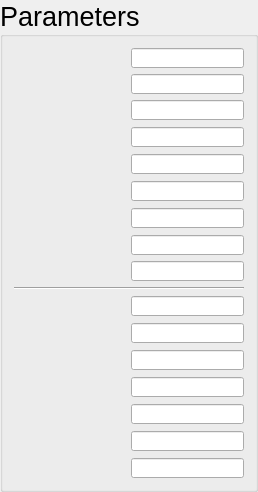
       <widget class="QGroupBox" name="group_Parameters">
        <property name="font">
         <font>
          <pointsize>20</pointsize>
         </font>
        </property>
        <property name="title">
         <string>Parameters</string>
        </property>
        <layout class="QVBoxLayout" name="verticalLayout_2">
         <item>
          <layout class="QHBoxLayout" name="horizontalLayout_2">
           <property name="rightMargin">
            <number>0</number>
           </property>
           <item>
            <widget class="QLabel" name="label_J">
             <property name="minimumSize">
              <size>
               <width>16</width>
               <height>16</height>
              </size>
             </property>
             <property name="maximumSize">
              <size>
               <width>16</width>
               <height>16</height>
              </size>
             </property>
             <property name="toolTip">
              <string>Total Angular Momentum</string>
             </property>
             <property name="text">
              <string/>
             </property>
             <property name="pixmap">
              <pixmap>fig_J.png</pixmap>
             </property>
             <property name="scaledContents">
              <bool>true</bool>
             </property>
            </widget>
           </item>
           <item>
            <spacer name="horizontalSpacer_5">
             <property name="orientation">
              <enum>Qt::Horizontal</enum>
             </property>
             <property name="sizeHint" stdset="0">
              <size>
               <width>40</width>
               <height>20</height>
              </size>
             </property>
            </spacer>
           </item>
           <item>
            <widget class="QLineEdit" name="lineEdit_J">
             <property name="minimumSize">
              <size>
               <width>113</width>
               <height>20</height>
              </size>
             </property>
             <property name="maximumSize">
              <size>
               <width>113</width>
               <height>20</height>
              </size>
             </property>
             <property name="font">
              <font>
               <pointsize>8</pointsize>
              </font>
             </property>
            </widget>
           </item>
          </layout>
         </item>
         <item>
          <layout class="QHBoxLayout" name="horizontalLayout_3">
           <item>
            <widget class="QLabel" name="label_gJ">
             <property name="minimumSize">
              <size>
               <width>21</width>
               <height>16</height>
              </size>
             </property>
             <property name="maximumSize">
              <size>
               <width>21</width>
               <height>16</height>
              </size>
             </property>
             <property name="font">
              <font>
               <pointsize>8</pointsize>
              </font>
             </property>
             <property name="toolTip">
              <string>Landé g-factor</string>
             </property>
             <property name="text">
              <string/>
             </property>
             <property name="pixmap">
              <pixmap>fig_gJ.png</pixmap>
             </property>
             <property name="scaledContents">
              <bool>true</bool>
             </property>
            </widget>
           </item>
           <item>
            <spacer name="horizontalSpacer_6">
             <property name="orientation">
              <enum>Qt::Horizontal</enum>
             </property>
             <property name="sizeHint" stdset="0">
              <size>
               <width>40</width>
               <height>20</height>
              </size>
             </property>
            </spacer>
           </item>
           <item>
            <widget class="QLineEdit" name="lineEdit_gJ">
             <property name="minimumSize">
              <size>
               <width>113</width>
               <height>20</height>
              </size>
             </property>
             <property name="maximumSize">
              <size>
               <width>113</width>
               <height>20</height>
              </size>
             </property>
             <property name="font">
              <font>
               <pointsize>8</pointsize>
              </font>
             </property>
            </widget>
           </item>
          </layout>
         </item>
         <item>
          <layout class="QHBoxLayout" name="horizontalLayout_4">
           <item>
            <widget class="QLabel" name="label_TC1">
             <property name="minimumSize">
              <size>
               <width>51</width>
               <height>21</height>
              </size>
             </property>
             <property name="maximumSize">
              <size>
               <width>51</width>
               <height>21</height>
              </size>
             </property>
             <property name="toolTip">
              <string>Curie Temperature of Structure 1</string>
             </property>
             <property name="text">
              <string/>
             </property>
             <property name="pixmap">
              <pixmap>fig_TC1.png</pixmap>
             </property>
             <property name="scaledContents">
              <bool>true</bool>
             </property>
            </widget>
           </item>
           <item>
            <spacer name="horizontalSpacer_7">
             <property name="orientation">
              <enum>Qt::Horizontal</enum>
             </property>
             <property name="sizeHint" stdset="0">
              <size>
               <width>40</width>
               <height>20</height>
              </size>
             </property>
            </spacer>
           </item>
           <item>
            <widget class="QLineEdit" name="lineEdit_TC1">
             <property name="minimumSize">
              <size>
               <width>113</width>
               <height>20</height>
              </size>
             </property>
             <property name="maximumSize">
              <size>
               <width>113</width>
               <height>20</height>
              </size>
             </property>
             <property name="font">
              <font>
               <pointsize>8</pointsize>
              </font>
             </property>
            </widget>
           </item>
          </layout>
         </item>
         <item>
          <layout class="QHBoxLayout" name="horizontalLayout_5">
           <item>
            <widget class="QLabel" name="label_TC2">
             <property name="minimumSize">
              <size>
               <width>51</width>
               <height>21</height>
              </size>
             </property>
             <property name="maximumSize">
              <size>
               <width>51</width>
               <height>21</height>
              </size>
             </property>
             <property name="toolTip">
              <string>Curie Temperature of Structure 2</string>
             </property>
             <property name="text">
              <string/>
             </property>
             <property name="pixmap">
              <pixmap>fig_TC2.png</pixmap>
             </property>
             <property name="scaledContents">
              <bool>true</bool>
             </property>
            </widget>
           </item>
           <item>
            <spacer name="horizontalSpacer_8">
             <property name="orientation">
              <enum>Qt::Horizontal</enum>
             </property>
             <property name="sizeHint" stdset="0">
              <size>
               <width>40</width>
               <height>20</height>
              </size>
             </property>
            </spacer>
           </item>
           <item>
            <widget class="QLineEdit" name="lineEdit_TC2">
             <property name="minimumSize">
              <size>
               <width>113</width>
               <height>20</height>
              </size>
             </property>
             <property name="maximumSize">
              <size>
               <width>113</width>
               <height>20</height>
              </size>
             </property>
             <property name="font">
              <font>
               <pointsize>8</pointsize>
              </font>
             </property>
            </widget>
           </item>
          </layout>
         </item>
         <item>
          <layout class="QHBoxLayout" name="horizontalLayout_6">
           <item>
            <widget class="QLabel" name="label_ThetaD1">
             <property name="minimumSize">
              <size>
               <width>61</width>
               <height>21</height>
              </size>
             </property>
             <property name="maximumSize">
              <size>
               <width>61</width>
               <height>21</height>
              </size>
             </property>
             <property name="toolTip">
              <string>Debye Temperature of Structure 1</string>
             </property>
             <property name="text">
              <string/>
             </property>
             <property name="pixmap">
              <pixmap>fig_ThetaD1.png</pixmap>
             </property>
             <property name="scaledContents">
              <bool>true</bool>
             </property>
            </widget>
           </item>
           <item>
            <spacer name="horizontalSpacer_9">
             <property name="orientation">
              <enum>Qt::Horizontal</enum>
             </property>
             <property name="sizeHint" stdset="0">
              <size>
               <width>40</width>
               <height>20</height>
              </size>
             </property>
            </spacer>
           </item>
           <item>
            <widget class="QLineEdit" name="lineEdit_ThetaD1">
             <property name="minimumSize">
              <size>
               <width>113</width>
               <height>20</height>
              </size>
             </property>
             <property name="maximumSize">
              <size>
               <width>113</width>
               <height>20</height>
              </size>
             </property>
             <property name="font">
              <font>
               <pointsize>8</pointsize>
              </font>
             </property>
            </widget>
           </item>
          </layout>
         </item>
         <item>
          <layout class="QHBoxLayout" name="horizontalLayout_7">
           <item>
            <widget class="QLabel" name="label_ThetaD2">
             <property name="minimumSize">
              <size>
               <width>61</width>
               <height>21</height>
              </size>
             </property>
             <property name="maximumSize">
              <size>
               <width>61</width>
               <height>21</height>
              </size>
             </property>
             <property name="toolTip">
              <string>Debye Temperature of Strucutre 2</string>
             </property>
             <property name="text">
              <string/>
             </property>
             <property name="pixmap">
              <pixmap>fig_ThetaD2.png</pixmap>
             </property>
             <property name="scaledContents">
              <bool>true</bool>
             </property>
            </widget>
           </item>
           <item>
            <spacer name="horizontalSpacer_10">
             <property name="orientation">
              <enum>Qt::Horizontal</enum>
             </property>
             <property name="sizeHint" stdset="0">
              <size>
               <width>40</width>
               <height>20</height>
              </size>
             </property>
            </spacer>
           </item>
           <item>
            <widget class="QLineEdit" name="lineEdit_ThetaD2">
             <property name="minimumSize">
              <size>
               <width>113</width>
               <height>20</height>
              </size>
             </property>
             <property name="maximumSize">
              <size>
               <width>113</width>
               <height>20</height>
              </size>
             </property>
             <property name="font">
              <font>
               <pointsize>8</pointsize>
              </font>
             </property>
            </widget>
           </item>
          </layout>
         </item>
         <item>
          <layout class="QHBoxLayout" name="horizontalLayout_8">
           <item>
            <widget class="QLabel" name="label_DeltaF">
             <property name="minimumSize">
              <size>
               <width>71</width>
               <height>21</height>
              </size>
             </property>
             <property name="maximumSize">
              <size>
               <width>71</width>
               <height>21</height>
              </size>
             </property>
             <property name="toolTip">
              <string>Free Energy Difference at 0 K</string>
             </property>
             <property name="text">
              <string/>
             </property>
             <property name="pixmap">
              <pixmap>fig_DeltaF.png</pixmap>
             </property>
             <property name="scaledContents">
              <bool>true</bool>
             </property>
            </widget>
           </item>
           <item>
            <spacer name="horizontalSpacer_11">
             <property name="orientation">
              <enum>Qt::Horizontal</enum>
             </property>
             <property name="sizeHint" stdset="0">
              <size>
               <width>40</width>
               <height>20</height>
              </size>
             </property>
            </spacer>
           </item>
           <item>
            <widget class="QLineEdit" name="lineEdit_DeltaF">
             <property name="minimumSize">
              <size>
               <width>113</width>
               <height>20</height>
              </size>
             </property>
             <property name="maximumSize">
              <size>
               <width>113</width>
               <height>20</height>
              </size>
             </property>
             <property name="font">
              <font>
               <pointsize>8</pointsize>
              </font>
             </property>
            </widget>
           </item>
          </layout>
         </item>
         <item>
          <layout class="QHBoxLayout" name="horizontalLayout_9">
           <item>
            <widget class="QLabel" name="label_N">
             <property name="minimumSize">
              <size>
               <width>21</width>
               <height>16</height>
              </size>
             </property>
             <property name="maximumSize">
              <size>
               <width>21</width>
               <height>16</height>
              </size>
             </property>
             <property name="toolTip">
              <string>Number of Atoms in a Unit Cell</string>
             </property>
             <property name="text">
              <string/>
             </property>
             <property name="pixmap">
              <pixmap>fig_N.png</pixmap>
             </property>
             <property name="scaledContents">
              <bool>true</bool>
             </property>
            </widget>
           </item>
           <item>
            <spacer name="horizontalSpacer_12">
             <property name="orientation">
              <enum>Qt::Horizontal</enum>
             </property>
             <property name="sizeHint" stdset="0">
              <size>
               <width>40</width>
               <height>20</height>
              </size>
             </property>
            </spacer>
           </item>
           <item>
            <widget class="QLineEdit" name="lineEdit_N">
             <property name="minimumSize">
              <size>
               <width>113</width>
               <height>20</height>
              </size>
             </property>
             <property name="maximumSize">
              <size>
               <width>113</width>
               <height>20</height>
              </size>
             </property>
             <property name="font">
              <font>
               <pointsize>8</pointsize>
              </font>
             </property>
             <property name="alignment">
              <set>Qt::AlignLeading|Qt::AlignLeft|Qt::AlignVCenter</set>
             </property>
            </widget>
           </item>
          </layout>
         </item>
         <item>
          <layout class="QHBoxLayout" name="horizontalLayout_10">
           <item>
            <widget class="QLabel" name="label_Nm">
             <property name="minimumSize">
              <size>
               <width>31</width>
               <height>16</height>
              </size>
             </property>
             <property name="maximumSize">
              <size>
               <width>31</width>
               <height>16</height>
              </size>
             </property>
             <property name="toolTip">
              <string>Number of Magnetic Moment in a Unit Cell</string>
             </property>
             <property name="text">
              <string/>
             </property>
             <property name="pixmap">
              <pixmap>fig_Nm.png</pixmap>
             </property>
             <property name="scaledContents">
              <bool>true</bool>
             </property>
            </widget>
           </item>
           <item>
            <spacer name="horizontalSpacer_13">
             <property name="orientation">
              <enum>Qt::Horizontal</enum>
             </property>
             <property name="sizeHint" stdset="0">
              <size>
               <width>40</width>
               <height>20</height>
              </size>
             </property>
            </spacer>
           </item>
           <item>
            <widget class="QLineEdit" name="lineEdit_Nm">
             <property name="minimumSize">
              <size>
               <width>113</width>
               <height>20</height>
              </size>
             </property>
             <property name="maximumSize">
              <size>
               <width>113</width>
               <height>20</height>
              </size>
             </property>
             <property name="font">
              <font>
               <pointsize>8</pointsize>
              </font>
             </property>
            </widget>
           </item>
          </layout>
         </item>
         <item>
          <widget class="Line" name="line">
           <property name="orientation">
            <enum>Qt::Horizontal</enum>
           </property>
          </widget>
         </item>
         <item>
          <layout class="QHBoxLayout" name="horizontalLayout_11">
           <item>
            <widget class="QLabel" name="label_Ti">
             <property name="minimumSize">
              <size>
               <width>51</width>
               <height>21</height>
              </size>
             </property>
             <property name="maximumSize">
              <size>
               <width>51</width>
               <height>21</height>
              </size>
             </property>
             <property name="toolTip">
              <string>Initial Temperature</string>
             </property>
             <property name="text">
              <string/>
             </property>
             <property name="pixmap">
              <pixmap>fig_Ti.png</pixmap>
             </property>
             <property name="scaledContents">
              <bool>true</bool>
             </property>
            </widget>
           </item>
           <item>
            <spacer name="horizontalSpacer_4">
             <property name="orientation">
              <enum>Qt::Horizontal</enum>
             </property>
             <property name="sizeHint" stdset="0">
              <size>
               <width>40</width>
               <height>20</height>
              </size>
             </property>
            </spacer>
           </item>
           <item>
            <widget class="QLineEdit" name="lineEdit_Ti">
             <property name="minimumSize">
              <size>
               <width>113</width>
               <height>20</height>
              </size>
             </property>
             <property name="maximumSize">
              <size>
               <width>113</width>
               <height>20</height>
              </size>
             </property>
             <property name="font">
              <font>
               <pointsize>8</pointsize>
              </font>
             </property>
            </widget>
           </item>
          </layout>
         </item>
         <item>
          <layout class="QHBoxLayout" name="horizontalLayout_12">
           <item>
            <widget class="QLabel" name="label_Tf">
             <property name="minimumSize">
              <size>
               <width>51</width>
               <height>21</height>
              </size>
             </property>
             <property name="maximumSize">
              <size>
               <width>51</width>
               <height>21</height>
              </size>
             </property>
             <property name="toolTip">
              <string>Final Temperature</string>
             </property>
             <property name="text">
              <string/>
             </property>
             <property name="pixmap">
              <pixmap>fig_Tf.png</pixmap>
             </property>
             <property name="scaledContents">
              <bool>true</bool>
             </property>
            </widget>
           </item>
           <item>
            <spacer name="horizontalSpacer_14">
             <property name="orientation">
              <enum>Qt::Horizontal</enum>
             </property>
             <property name="sizeHint" stdset="0">
              <size>
               <width>40</width>
               <height>20</height>
              </size>
             </property>
            </spacer>
           </item>
           <item>
            <widget class="QLineEdit" name="lineEdit_Tf">
             <property name="minimumSize">
              <size>
               <width>113</width>
               <height>20</height>
              </size>
             </property>
             <property name="maximumSize">
              <size>
               <width>113</width>
               <height>20</height>
              </size>
             </property>
             <property name="font">
              <font>
               <pointsize>8</pointsize>
              </font>
             </property>
            </widget>
           </item>
          </layout>
         </item>
         <item>
          <layout class="QHBoxLayout" name="horizontalLayout_13">
           <item>
            <widget class="QLabel" name="label_DeltaT">
             <property name="minimumSize">
              <size>
               <width>61</width>
               <height>21</height>
              </size>
             </property>
             <property name="maximumSize">
              <size>
               <width>61</width>
               <height>21</height>
              </size>
             </property>
             <property name="toolTip">
              <string>Temperature Step</string>
             </property>
             <property name="text">
              <string/>
             </property>
             <property name="pixmap">
              <pixmap>fig_DeltaT.png</pixmap>
             </property>
             <property name="scaledContents">
              <bool>true</bool>
             </property>
            </widget>
           </item>
           <item>
            <spacer name="horizontalSpacer_15">
             <property name="orientation">
              <enum>Qt::Horizontal</enum>
             </property>
             <property name="sizeHint" stdset="0">
              <size>
               <width>40</width>
               <height>20</height>
              </size>
             </property>
            </spacer>
           </item>
           <item>
            <widget class="QLineEdit" name="lineEdit_DeltaT">
             <property name="minimumSize">
              <size>
               <width>113</width>
               <height>20</height>
              </size>
             </property>
             <property name="maximumSize">
              <size>
               <width>113</width>
               <height>20</height>
              </size>
             </property>
             <property name="font">
              <font>
               <pointsize>8</pointsize>
              </font>
             </property>
            </widget>
           </item>
          </layout>
         </item>
         <item>
          <layout class="QHBoxLayout" name="horizontalLayout_14">
           <item>
            <widget class="QLabel" name="label_Bi">
             <property name="minimumSize">
              <size>
               <width>51</width>
               <height>21</height>
              </size>
             </property>
             <property name="maximumSize">
              <size>
               <width>51</width>
               <height>21</height>
              </size>
             </property>
             <property name="toolTip">
              <string>Initial Magnetic Field</string>
             </property>
             <property name="text">
              <string/>
             </property>
             <property name="pixmap">
              <pixmap>fig_Bi.png</pixmap>
             </property>
             <property name="scaledContents">
              <bool>true</bool>
             </property>
            </widget>
           </item>
           <item>
            <spacer name="horizontalSpacer_16">
             <property name="orientation">
              <enum>Qt::Horizontal</enum>
             </property>
             <property name="sizeHint" stdset="0">
              <size>
               <width>40</width>
               <height>20</height>
              </size>
             </property>
            </spacer>
           </item>
           <item>
            <widget class="QLineEdit" name="lineEdit_Bi">
             <property name="minimumSize">
              <size>
               <width>113</width>
               <height>20</height>
              </size>
             </property>
             <property name="maximumSize">
              <size>
               <width>113</width>
               <height>20</height>
              </size>
             </property>
             <property name="font">
              <font>
               <pointsize>8</pointsize>
              </font>
             </property>
            </widget>
           </item>
          </layout>
         </item>
         <item>
          <layout class="QHBoxLayout" name="horizontalLayout_15">
           <item>
            <widget class="QLabel" name="label_Bf">
             <property name="minimumSize">
              <size>
               <width>51</width>
               <height>21</height>
              </size>
             </property>
             <property name="maximumSize">
              <size>
               <width>51</width>
               <height>21</height>
              </size>
             </property>
             <property name="toolTip">
              <string>Final Magnetic Field</string>
             </property>
             <property name="text">
              <string/>
             </property>
             <property name="pixmap">
              <pixmap>fig_Bf.png</pixmap>
             </property>
             <property name="scaledContents">
              <bool>true</bool>
             </property>
            </widget>
           </item>
           <item>
            <spacer name="horizontalSpacer_17">
             <property name="orientation">
              <enum>Qt::Horizontal</enum>
             </property>
             <property name="sizeHint" stdset="0">
              <size>
               <width>40</width>
               <height>20</height>
              </size>
             </property>
            </spacer>
           </item>
           <item>
            <widget class="QLineEdit" name="lineEdit_Bf">
             <property name="minimumSize">
              <size>
               <width>113</width>
               <height>20</height>
              </size>
             </property>
             <property name="maximumSize">
              <size>
               <width>113</width>
               <height>20</height>
              </size>
             </property>
             <property name="font">
              <font>
               <pointsize>8</pointsize>
              </font>
             </property>
            </widget>
           </item>
          </layout>
         </item>
         <item>
          <layout class="QHBoxLayout" name="horizontalLayout_16">
           <item>
            <widget class="QLabel" name="label_DeltaB">
             <property name="minimumSize">
              <size>
               <width>61</width>
               <height>21</height>
              </size>
             </property>
             <property name="maximumSize">
              <size>
               <width>61</width>
               <height>21</height>
              </size>
             </property>
             <property name="toolTip">
              <string>Mangetic Field Step</string>
             </property>
             <property name="text">
              <string/>
             </property>
             <property name="pixmap">
              <pixmap>fig_DeltaB.png</pixmap>
             </property>
             <property name="scaledContents">
              <bool>true</bool>
             </property>
            </widget>
           </item>
           <item>
            <spacer name="horizontalSpacer_18">
             <property name="orientation">
              <enum>Qt::Horizontal</enum>
             </property>
             <property name="sizeHint" stdset="0">
              <size>
               <width>40</width>
               <height>20</height>
              </size>
             </property>
            </spacer>
           </item>
           <item>
            <widget class="QLineEdit" name="lineEdit_DeltaB">
             <property name="minimumSize">
              <size>
               <width>113</width>
               <height>20</height>
              </size>
             </property>
             <property name="maximumSize">
              <size>
               <width>113</width>
               <height>20</height>
              </size>
             </property>
             <property name="font">
              <font>
               <pointsize>8</pointsize>
              </font>
             </property>
            </widget>
           </item>
          </layout>
         </item>
         <item>
          <layout class="QHBoxLayout" name="horizontalLayout_17">
           <item>
            <widget class="QLabel" name="label_Deltasigma">
             <property name="minimumSize">
              <size>
               <width>31</width>
               <height>16</height>
              </size>
             </property>
             <property name="maximumSize">
              <size>
               <width>31</width>
               <height>16</height>
              </size>
             </property>
             <property name="toolTip">
              <string>Reduced Magnetization Step</string>
             </property>
             <property name="text">
              <string/>
             </property>
             <property name="pixmap">
              <pixmap>fig_Deltasigma.png</pixmap>
             </property>
             <property name="scaledContents">
              <bool>true</bool>
             </property>
            </widget>
           </item>
           <item>
            <spacer name="horizontalSpacer_19">
             <property name="orientation">
              <enum>Qt::Horizontal</enum>
             </property>
             <property name="sizeHint" stdset="0">
              <size>
               <width>40</width>
               <height>20</height>
              </size>
             </property>
            </spacer>
           </item>
           <item>
            <widget class="QLineEdit" name="lineEdit_Deltasigma">
             <property name="minimumSize">
              <size>
               <width>113</width>
               <height>20</height>
              </size>
             </property>
             <property name="maximumSize">
              <size>
               <width>113</width>
               <height>20</height>
              </size>
             </property>
             <property name="font">
              <font>
               <pointsize>8</pointsize>
              </font>
             </property>
            </widget>
           </item>
          </layout>
         </item>
        </layout>
       </widget>
